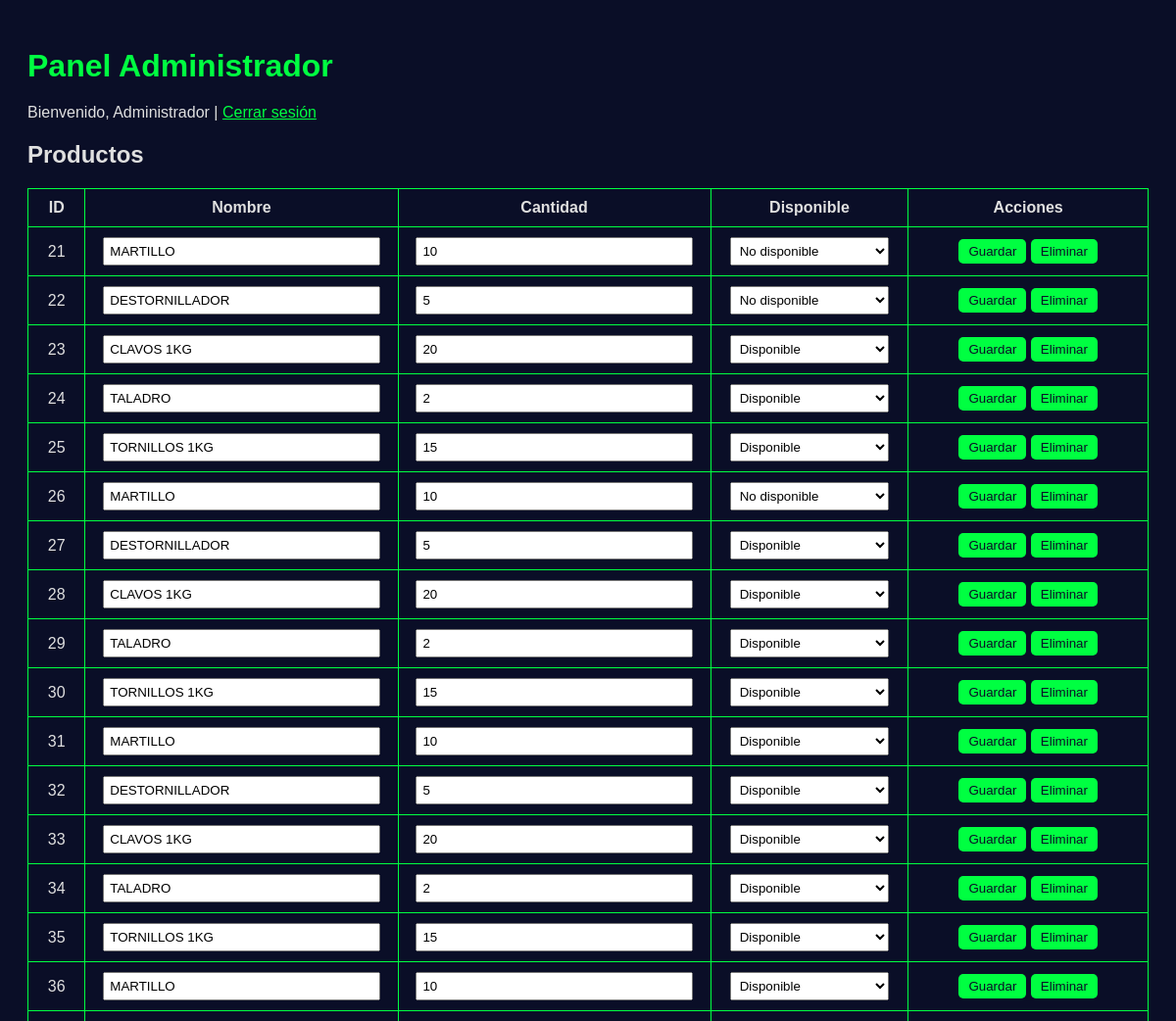
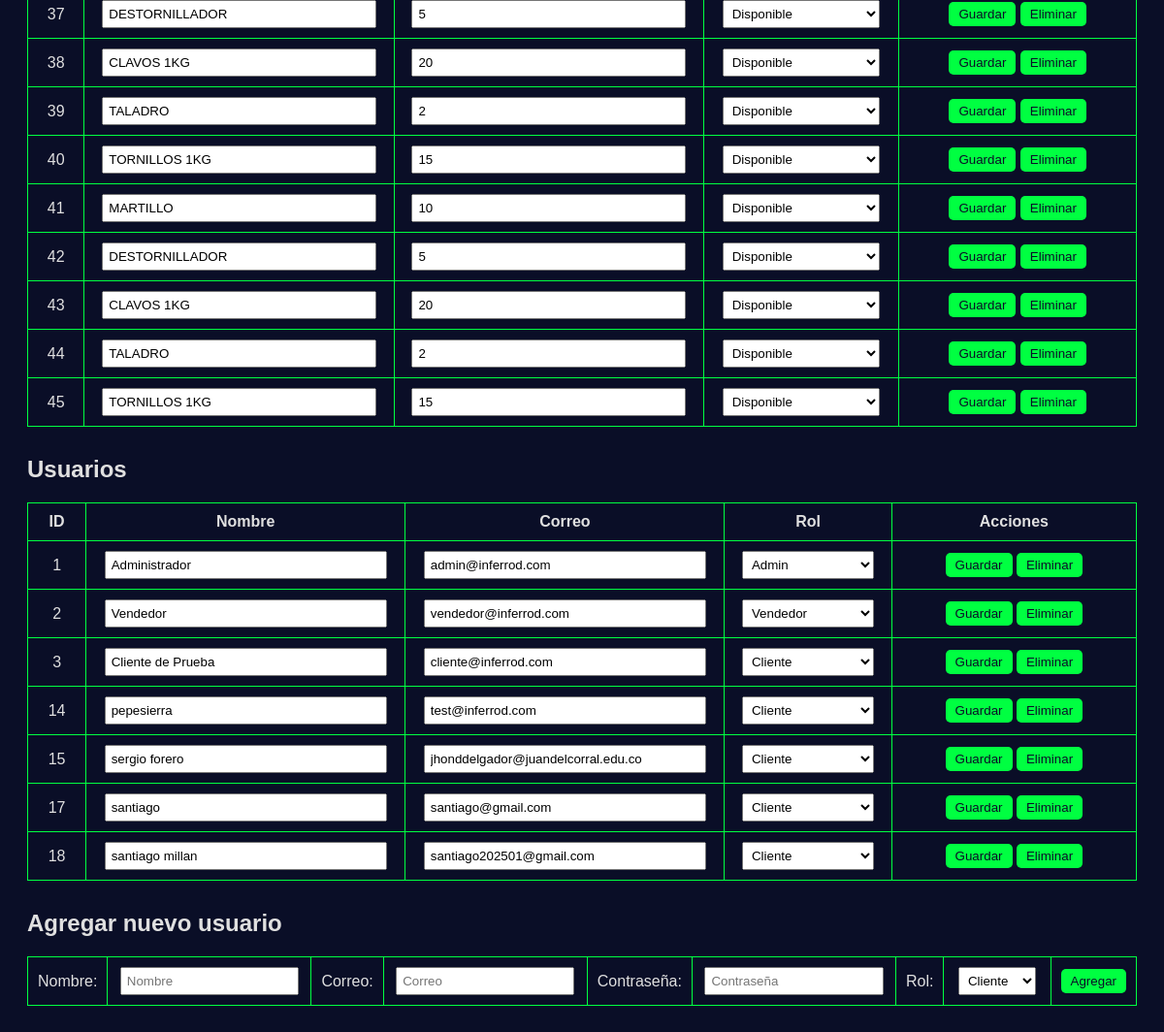
The app's page /admin_panel.php (signed in) with its own data (2 pictures, top to bottom).
### tables this page shows
CREATE TABLE `productos` (
  `id_producto` int(11) NOT NULL,
  `precio` decimal(10,2) NOT NULL,
  `stock` int(11) DEFAULT 0,
  `fecha_registro` timestamp NOT NULL DEFAULT current_timestamp(),
  `nombre_producto` varchar(100) NOT NULL,
  `cantidad` int(11) NOT NULL DEFAULT 0,
  `disponible` tinyint(1) NOT NULL DEFAULT 1,
  `categoria` varchar(50) DEFAULT 'General'
);

CREATE TABLE `usuarios` (
  `id_usuario` int(11) NOT NULL,
  `nombre_usuario` varchar(100) NOT NULL,
  `correo` varchar(150) NOT NULL,
  `contrasena` varchar(255) NOT NULL,
  `rol` enum('admin','vendedor','cliente') NOT NULL DEFAULT 'cliente',
  `fecha_registro` timestamp NOT NULL DEFAULT current_timestamp(),
  `force_password_change` tinyint(1) NOT NULL DEFAULT 0
);

### admin_panel.php (the view, shortened to what this page needs)
<?php
$conn = getConnection();
$productos = $conn->query("SELECT * FROM productos ORDER BY id_producto ASC")->fetch_all(MYSQLI_ASSOC);
$usuarios = $conn->query("SELECT * FROM usuarios ORDER BY id_usuario ASC")->fetch_all(MYSQLI_ASSOC);
?>
<!DOCTYPE html>
<html lang="es">
<head>
</head>
<body>
<h1>Panel Administrador</h1>
<p>Bienvenido, <?php echo htmlspecialchars($_SESSION['user_name']); ?> | <a href="logout.php" style="color:#00ff41;">Cerrar sesión</a></p>
<h2>Productos</h2>
<table id="tabla_productos">
<thead>
<tr>
<th>ID</th>
<th>Nombre</th>
<th>Cantidad</th>
<th>Disponible</th>
<th>Acciones</th>
</tr>
</thead>
<tbody>
<?php foreach($productos as $p): ?>
<tr>
<td><?php echo $p['id_producto']; ?></td>
<td><input type="text" value="<?php echo htmlspecialchars($p['nombre_producto']); ?>" id="nombre-<?php echo $p['id_producto']; ?>"></td>
<td><input type="number" value="<?php echo $p['cantidad']; ?>" min="0" id="cantidad-<?php echo $p['id_producto']; ?>"></td>
<td>
<select id="disponible-<?php echo $p['id_producto']; ?>">
<option value="1" <?php echo $p['disponible'] ? 'selected' : ''; ?>>Disponible</option>
<option value="0" <?php echo !$p['disponible'] ? 'selected' : ''; ?>>No disponible</option>
</select>
</td>
<td>
<button class="btn" onclick="actualizarProducto(<?php echo $p['id_producto']; ?>)">Guardar</button>
<button class="btn" onclick="eliminarProducto(<?php echo $p['id_producto']; ?>)">Eliminar</button>
</td>
</tr>
<?php endforeach; ?>
</tbody>
</table>
<h2>Usuarios</h2>
<table id="tabla_usuarios">
<thead>
<tr>
<th>ID</th>
<th>Nombre</th>
<th>Correo</th>
<th>Rol</th>
<th>Acciones</th>
</tr>
</thead>
<tbody>
<?php foreach($usuarios as $u): ?>
<tr>
<td><?php echo $u['id_usuario']; ?></td>
<td><input type="text" value="<?php echo htmlspecialchars($u['nombre_usuario']); ?>" id="nombre-<?php echo $u['id_usuario']; ?>"></td>
<td><input type="email" value="<?php echo htmlspecialchars($u['correo']); ?>" id="correo-<?php echo $u['id_usuario']; ?>"></td>
<td>
<select id="rol-<?php echo $u['id_usuario']; ?>">
<option value="cliente" <?php echo $u['rol']=='cliente'?'selected':'';?>>Cliente</option>
<option value="vendedor" <?php echo $u['rol']=='vendedor'?'selected':'';?>>Vendedor</option>
<option value="admin" <?php echo $u['rol']=='admin'?'selected':'';?>>Admin</option>
</select>
</td>
<td>
<button class="btn" onclick="actualizarUsuario(<?php echo $u['id_usuario']; ?>)">Guardar</button>
<button class="btn" onclick="eliminarUsuario(<?php echo $u['id_usuario']; ?>)">Eliminar</button>
</td>
</tr>
<?php endforeach; ?>
</tbody>
</table>
<h2>Agregar nuevo usuario</h2>
<table>
<tr>
<td>Nombre:</td><td><input type="text" id="nuevo_nombre" placeholder="Nombre"></td>
<td>Correo:</td><td><input type="email" id="nuevo_correo" placeholder="Correo"></td>
<td>Contraseña:</td><td><input type="password" id="nuevo_password" placeholder="Contraseña"></td>
<td>Rol:</td>
<td>
<select id="nuevo_rol">
<option value="cliente">Cliente</option>
</select>
</td>
<td><button class="btn" onclick="agregarUsuario()">Agregar</button></td>
</tr>
</table>
</body>
</html>

### admin_panel.php (style rules this page uses)
body { font-family: Arial, sans-serif; background: #0a0e27; color: #e0e0e0; padding: 20px; }
h1 { color: #00ff41; margin-bottom: 20px; }
table { width: 100%; border-collapse: collapse; margin-bottom: 30px; }
th, td { padding: 10px; border: 1px solid #00ff41; text-align: center; }
input, select { padding: 5px; width: 90%; }
.btn { padding: 5px 10px; background: #00ff41; color: #0a0e27; border: none; cursor: pointer; border-radius: 5px; }

### records on screen
productos: id_producto "21", nombre_producto "MARTILLO", cantidad "10", disponible+id_producto "No disponible"
productos: id_producto "22", nombre_producto "DESTORNILLADOR", cantidad "5", disponible+id_producto "No disponible"
productos: id_producto "23", nombre_producto "CLAVOS 1KG", cantidad "20", disponible+id_producto "Disponible"
productos: id_producto "24", nombre_producto "TALADRO", cantidad "2", disponible+id_producto "Disponible"
productos: id_producto "25", nombre_producto "TORNILLOS 1KG", cantidad "15", disponible+id_producto "Disponible"
productos: id_producto "26", nombre_producto "MARTILLO", cantidad "10", disponible+id_producto "No disponible"
productos: id_producto "27", nombre_producto "DESTORNILLADOR", cantidad "5", disponible+id_producto "Disponible"
productos: id_producto "28", nombre_producto "CLAVOS 1KG", cantidad "20", disponible+id_producto "Disponible"
productos: id_producto "29", nombre_producto "TALADRO", cantidad "2", disponible+id_producto "Disponible"
productos: id_producto "30", nombre_producto "TORNILLOS 1KG", cantidad "15", disponible+id_producto "Disponible"
productos: id_producto "31", nombre_producto "MARTILLO", cantidad "10", disponible+id_producto "Disponible"
productos: id_producto "32", nombre_producto "DESTORNILLADOR", cantidad "5", disponible+id_producto "Disponible"
productos: id_producto "33", nombre_producto "CLAVOS 1KG", cantidad "20", disponible+id_producto "Disponible"
productos: id_producto "34", nombre_producto "TALADRO", cantidad "2", disponible+id_producto "Disponible"
productos: id_producto "35", nombre_producto "TORNILLOS 1KG", cantidad "15", disponible+id_producto "Disponible"
productos: id_producto "36", nombre_producto "MARTILLO", cantidad "10", disponible+id_producto "Disponible"
productos: id_producto "37", nombre_producto "DESTORNILLADOR", cantidad "5", disponible+id_producto "Disponible"
productos: id_producto "38", nombre_producto "CLAVOS 1KG", cantidad "20", disponible+id_producto "Disponible"
productos: id_producto "39", nombre_producto "TALADRO", cantidad "2", disponible+id_producto "Disponible"
productos: id_producto "40", nombre_producto "TORNILLOS 1KG", cantidad "15", disponible+id_producto "Disponible"
productos: id_producto "41", nombre_producto "MARTILLO", cantidad "10", disponible+id_producto "Disponible"
productos: id_producto "42", nombre_producto "DESTORNILLADOR", cantidad "5", disponible+id_producto "Disponible"
productos: id_producto "43", nombre_producto "CLAVOS 1KG", cantidad "20", disponible+id_producto "Disponible"
productos: id_producto "44", nombre_producto "TALADRO", cantidad "2", disponible+id_producto "Disponible"
productos: id_producto "45", nombre_producto "TORNILLOS 1KG", cantidad "15", disponible+id_producto "Disponible"
usuarios: id_usuario "1", nombre_usuario "Administrador", correo "admin@inferrod.com", rol+id_usuario "Admin"
usuarios: id_usuario "2", nombre_usuario "Vendedor", correo "vendedor@inferrod.com", rol+id_usuario "Vendedor"
usuarios: id_usuario "3", nombre_usuario "Cliente de Prueba", correo "cliente@inferrod.com", rol+id_usuario "Cliente"
usuarios: id_usuario "14", nombre_usuario "pepesierra", correo "test@inferrod.com", rol+id_usuario "Cliente"
usuarios: id_usuario "15", nombre_usuario "sergio forero", correo "jhonddelgador@juandelcorral.edu.co", rol+id_usuario "Cliente"
usuarios: id_usuario "17", nombre_usuario "santiago", correo "santiago@gmail.com", rol+id_usuario "Cliente"
usuarios: id_usuario "18", nombre_usuario "santiago millan", correo "santiago202501@gmail.com", rol+id_usuario "Cliente"

### other values on screen
$_SESSION['user_name'] "Administrador"
